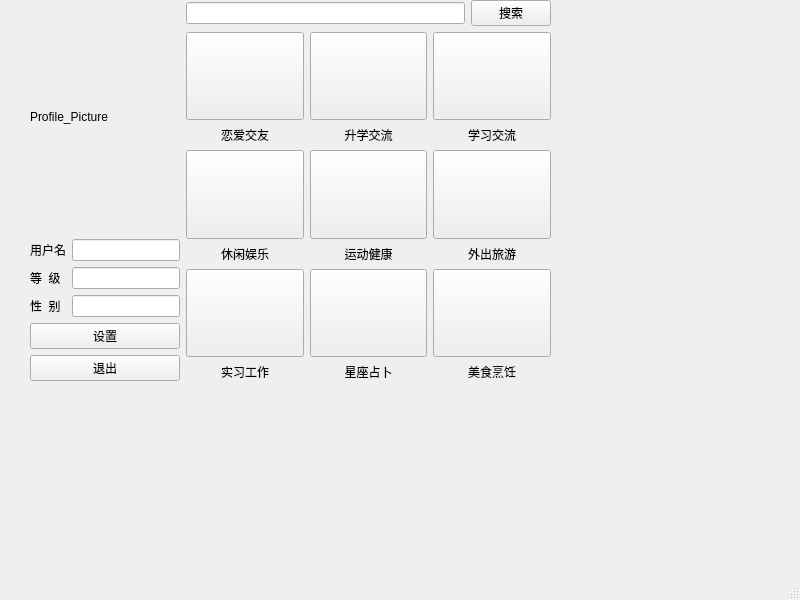
<?xml version="1.0" encoding="UTF-8"?>
<ui version="4.0">
 <class>BoardWindows</class>
 <widget class="QMainWindow" name="BoardWindows">
  <property name="geometry">
   <rect>
    <x>0</x>
    <y>0</y>
    <width>800</width>
    <height>600</height>
   </rect>
  </property>
  <property name="windowTitle">
   <string>MainWindow</string>
  </property>
  <widget class="QWidget" name="centralwidget">
   <property name="sizePolicy">
    <sizepolicy hsizetype="Expanding" vsizetype="Expanding">
     <horstretch>0</horstretch>
     <verstretch>0</verstretch>
    </sizepolicy>
   </property>
   <widget class="QWidget" name="layoutWidget">
    <property name="geometry">
     <rect>
      <x>30</x>
      <y>0</y>
      <width>521</width>
      <height>381</height>
     </rect>
    </property>
    <layout class="QHBoxLayout" name="horizontalLayout_6" stretch="1,4">
     <item>
      <layout class="QVBoxLayout" name="verticalLayout_11" stretch="1,2">
       <item>
        <widget class="QLabel" name="ProfilePicture_label">
         <property name="sizePolicy">
          <sizepolicy hsizetype="MinimumExpanding" vsizetype="MinimumExpanding">
           <horstretch>0</horstretch>
           <verstretch>0</verstretch>
          </sizepolicy>
         </property>
         <property name="text">
          <string>Profile_Picture</string>
         </property>
        </widget>
       </item>
       <item>
        <layout class="QVBoxLayout" name="verticalLayout">
         <item>
          <layout class="QHBoxLayout" name="horizontalLayout">
           <item>
            <widget class="QLabel" name="username_label">
             <property name="text">
              <string>用户名</string>
             </property>
            </widget>
           </item>
           <item>
            <widget class="QLineEdit" name="username_LE">
             <property name="sizePolicy">
              <sizepolicy hsizetype="Fixed" vsizetype="Fixed">
               <horstretch>0</horstretch>
               <verstretch>0</verstretch>
              </sizepolicy>
             </property>
            </widget>
           </item>
          </layout>
         </item>
         <item>
          <layout class="QHBoxLayout" name="horizontalLayout_2">
           <item>
            <widget class="QLabel" name="level_label">
             <property name="text">
              <string>等  级</string>
             </property>
            </widget>
           </item>
           <item>
            <widget class="QLineEdit" name="level_LE">
             <property name="sizePolicy">
              <sizepolicy hsizetype="Fixed" vsizetype="Fixed">
               <horstretch>0</horstretch>
               <verstretch>0</verstretch>
              </sizepolicy>
             </property>
             <property name="autoFillBackground">
              <bool>true</bool>
             </property>
            </widget>
           </item>
          </layout>
         </item>
         <item>
          <layout class="QHBoxLayout" name="horizontalLayout_3">
           <item>
            <widget class="QLabel" name="username_label_3">
             <property name="text">
              <string>性  别</string>
             </property>
            </widget>
           </item>
           <item>
            <widget class="QLineEdit" name="gender_LE">
             <property name="sizePolicy">
              <sizepolicy hsizetype="Fixed" vsizetype="Fixed">
               <horstretch>0</horstretch>
               <verstretch>0</verstretch>
              </sizepolicy>
             </property>
            </widget>
           </item>
          </layout>
         </item>
         <item>
          <widget class="QPushButton" name="setting_btn">
           <property name="text">
            <string>设置</string>
           </property>
          </widget>
         </item>
         <item>
          <widget class="QPushButton" name="logout_btn">
           <property name="text">
            <string>退出</string>
           </property>
          </widget>
         </item>
        </layout>
       </item>
      </layout>
     </item>
     <item>
      <layout class="QVBoxLayout" name="verticalLayout_12">
       <item>
        <layout class="QHBoxLayout" name="horizontalLayout_4">
         <item>
          <widget class="QLineEdit" name="lineEdit"/>
         </item>
         <item>
          <widget class="QPushButton" name="pushButton">
           <property name="sizePolicy">
            <sizepolicy hsizetype="Preferred" vsizetype="Fixed">
             <horstretch>0</horstretch>
             <verstretch>0</verstretch>
            </sizepolicy>
           </property>
           <property name="text">
            <string>搜索</string>
           </property>
          </widget>
         </item>
        </layout>
       </item>
       <item>
        <layout class="QHBoxLayout" name="horizontalLayout_5">
         <item>
          <layout class="QGridLayout" name="gridLayout">
           <item row="0" column="0">
            <layout class="QVBoxLayout" name="verticalLayout_2" stretch="10,1">
             <item>
              <widget class="QPushButton" name="Board_1">
               <property name="sizePolicy">
                <sizepolicy hsizetype="Expanding" vsizetype="Expanding">
                 <horstretch>0</horstretch>
                 <verstretch>0</verstretch>
                </sizepolicy>
               </property>
               <property name="styleSheet">
                <string notr="true">border-image: url(:/png/恋爱交友.png);</string>
               </property>
               <property name="text">
                <string/>
               </property>
              </widget>
             </item>
             <item>
              <widget class="QLabel" name="label_2">
               <property name="sizePolicy">
                <sizepolicy hsizetype="Preferred" vsizetype="Minimum">
                 <horstretch>0</horstretch>
                 <verstretch>0</verstretch>
                </sizepolicy>
               </property>
               <property name="text">
                <string>恋爱交友</string>
               </property>
               <property name="alignment">
                <set>Qt::AlignHCenter|Qt::AlignTop</set>
               </property>
              </widget>
             </item>
            </layout>
           </item>
           <item row="0" column="1">
            <layout class="QVBoxLayout" name="verticalLayout_3" stretch="10,1">
             <item>
              <widget class="QPushButton" name="pushButton_2">
               <property name="sizePolicy">
                <sizepolicy hsizetype="Expanding" vsizetype="Expanding">
                 <horstretch>0</horstretch>
                 <verstretch>0</verstretch>
                </sizepolicy>
               </property>
               <property name="styleSheet">
                <string notr="true">border-image: url(:/png/升学.png);</string>
               </property>
               <property name="text">
                <string/>
               </property>
              </widget>
             </item>
             <item>
              <widget class="QLabel" name="label_4">
               <property name="text">
                <string>升学交流</string>
               </property>
               <property name="alignment">
                <set>Qt::AlignHCenter|Qt::AlignTop</set>
               </property>
              </widget>
             </item>
            </layout>
           </item>
           <item row="0" column="2">
            <layout class="QVBoxLayout" name="verticalLayout_4" stretch="10,1">
             <item>
              <widget class="QPushButton" name="pushButton_3">
               <property name="sizePolicy">
                <sizepolicy hsizetype="Expanding" vsizetype="Expanding">
                 <horstretch>0</horstretch>
                 <verstretch>0</verstretch>
                </sizepolicy>
               </property>
               <property name="styleSheet">
                <string notr="true">border-image: url(:/png/学习交流.png);</string>
               </property>
               <property name="text">
                <string/>
               </property>
              </widget>
             </item>
             <item>
              <widget class="QLabel" name="label_5">
               <property name="sizePolicy">
                <sizepolicy hsizetype="Preferred" vsizetype="Preferred">
                 <horstretch>0</horstretch>
                 <verstretch>0</verstretch>
                </sizepolicy>
               </property>
               <property name="text">
                <string>学习交流</string>
               </property>
               <property name="alignment">
                <set>Qt::AlignHCenter|Qt::AlignTop</set>
               </property>
              </widget>
             </item>
            </layout>
           </item>
           <item row="1" column="0">
            <layout class="QVBoxLayout" name="verticalLayout_5" stretch="10,1">
             <item>
              <widget class="QPushButton" name="pushButton_4">
               <property name="sizePolicy">
                <sizepolicy hsizetype="Expanding" vsizetype="Expanding">
                 <horstretch>0</horstretch>
                 <verstretch>0</verstretch>
                </sizepolicy>
               </property>
               <property name="styleSheet">
                <string notr="true">border-image: url(:/png/休闲.png);</string>
               </property>
               <property name="text">
                <string/>
               </property>
              </widget>
             </item>
             <item>
              <widget class="QLabel" name="label_6">
               <property name="sizePolicy">
                <sizepolicy hsizetype="Preferred" vsizetype="Preferred">
                 <horstretch>0</horstretch>
                 <verstretch>0</verstretch>
                </sizepolicy>
               </property>
               <property name="text">
                <string>休闲娱乐</string>
               </property>
               <property name="alignment">
                <set>Qt::AlignHCenter|Qt::AlignTop</set>
               </property>
              </widget>
             </item>
            </layout>
           </item>
           <item row="1" column="1">
            <layout class="QVBoxLayout" name="verticalLayout_6" stretch="10,1">
             <item>
              <widget class="QPushButton" name="pushButton_5">
               <property name="sizePolicy">
                <sizepolicy hsizetype="Expanding" vsizetype="Expanding">
                 <horstretch>0</horstretch>
                 <verstretch>0</verstretch>
                </sizepolicy>
               </property>
               <property name="styleSheet">
                <string notr="true">border-image: url(:/png/运动.png);</string>
               </property>
               <property name="text">
                <string/>
               </property>
              </widget>
             </item>
             <item>
              <widget class="QLabel" name="label_11">
               <property name="sizePolicy">
                <sizepolicy hsizetype="Preferred" vsizetype="Preferred">
                 <horstretch>0</horstretch>
                 <verstretch>0</verstretch>
                </sizepolicy>
               </property>
               <property name="text">
                <string>运动健康</string>
               </property>
               <property name="alignment">
                <set>Qt::AlignHCenter|Qt::AlignTop</set>
               </property>
              </widget>
             </item>
            </layout>
           </item>
           <item row="2" column="0">
            <layout class="QVBoxLayout" name="verticalLayout_8" stretch="10,1">
             <item>
              <widget class="QPushButton" name="pushButton_7">
               <property name="sizePolicy">
                <sizepolicy hsizetype="Expanding" vsizetype="Expanding">
                 <horstretch>0</horstretch>
                 <verstretch>0</verstretch>
                </sizepolicy>
               </property>
               <property name="styleSheet">
                <string notr="true">border-image: url(:/png/工作.png);</string>
               </property>
               <property name="text">
                <string/>
               </property>
              </widget>
             </item>
             <item>
              <widget class="QLabel" name="label_9">
               <property name="sizePolicy">
                <sizepolicy hsizetype="Preferred" vsizetype="Preferred">
                 <horstretch>0</horstretch>
                 <verstretch>0</verstretch>
                </sizepolicy>
               </property>
               <property name="text">
                <string>实习工作</string>
               </property>
               <property name="alignment">
                <set>Qt::AlignHCenter|Qt::AlignTop</set>
               </property>
              </widget>
             </item>
            </layout>
           </item>
           <item row="1" column="2">
            <layout class="QVBoxLayout" name="verticalLayout_7" stretch="10,1">
             <item>
              <widget class="QPushButton" name="pushButton_6">
               <property name="sizePolicy">
                <sizepolicy hsizetype="Expanding" vsizetype="Expanding">
                 <horstretch>0</horstretch>
                 <verstretch>0</verstretch>
                </sizepolicy>
               </property>
               <property name="styleSheet">
                <string notr="true">border-image: url(:/png/旅游.png);</string>
               </property>
               <property name="text">
                <string/>
               </property>
              </widget>
             </item>
             <item>
              <widget class="QLabel" name="label_7">
               <property name="sizePolicy">
                <sizepolicy hsizetype="Preferred" vsizetype="Preferred">
                 <horstretch>0</horstretch>
                 <verstretch>0</verstretch>
                </sizepolicy>
               </property>
               <property name="text">
                <string>外出旅游</string>
               </property>
               <property name="alignment">
                <set>Qt::AlignHCenter|Qt::AlignTop</set>
               </property>
              </widget>
             </item>
            </layout>
           </item>
           <item row="2" column="1">
            <layout class="QVBoxLayout" name="verticalLayout_9" stretch="10,1">
             <item>
              <widget class="QPushButton" name="pushButton_11">
               <property name="sizePolicy">
                <sizepolicy hsizetype="Expanding" vsizetype="Expanding">
                 <horstretch>0</horstretch>
                 <verstretch>0</verstretch>
                </sizepolicy>
               </property>
               <property name="styleSheet">
                <string notr="true">border-image: url(:/png/星座.png);</string>
               </property>
               <property name="text">
                <string/>
               </property>
              </widget>
             </item>
             <item>
              <widget class="QLabel" name="label_10">
               <property name="sizePolicy">
                <sizepolicy hsizetype="Preferred" vsizetype="Preferred">
                 <horstretch>0</horstretch>
                 <verstretch>0</verstretch>
                </sizepolicy>
               </property>
               <property name="text">
                <string>星座占卜</string>
               </property>
               <property name="alignment">
                <set>Qt::AlignHCenter|Qt::AlignTop</set>
               </property>
              </widget>
             </item>
            </layout>
           </item>
           <item row="2" column="2">
            <layout class="QVBoxLayout" name="verticalLayout_10" stretch="10,1">
             <item>
              <widget class="QPushButton" name="pushButton_12">
               <property name="sizePolicy">
                <sizepolicy hsizetype="Expanding" vsizetype="Expanding">
                 <horstretch>0</horstretch>
                 <verstretch>0</verstretch>
                </sizepolicy>
               </property>
               <property name="styleSheet">
                <string notr="true">border-image: url(:/png/饮食.png);</string>
               </property>
               <property name="text">
                <string/>
               </property>
              </widget>
             </item>
             <item>
              <widget class="QLabel" name="label_8">
               <property name="sizePolicy">
                <sizepolicy hsizetype="Preferred" vsizetype="Preferred">
                 <horstretch>0</horstretch>
                 <verstretch>0</verstretch>
                </sizepolicy>
               </property>
               <property name="text">
                <string>美食烹饪</string>
               </property>
               <property name="alignment">
                <set>Qt::AlignHCenter|Qt::AlignTop</set>
               </property>
              </widget>
             </item>
            </layout>
           </item>
          </layout>
         </item>
        </layout>
       </item>
      </layout>
     </item>
    </layout>
   </widget>
  </widget>
  <widget class="QMenuBar" name="menubar">
   <property name="geometry">
    <rect>
     <x>0</x>
     <y>0</y>
     <width>800</width>
     <height>17</height>
    </rect>
   </property>
  </widget>
  <widget class="QStatusBar" name="statusbar"/>
 </widget>
 <resources/>
 <connections/>
</ui>
